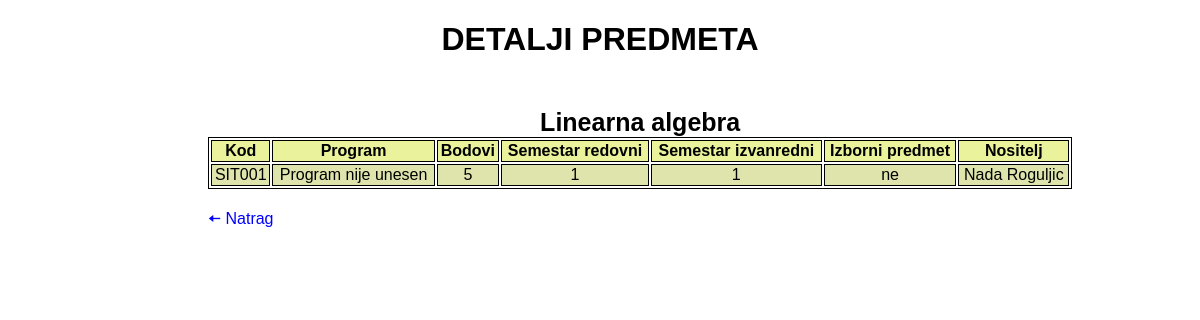
Screenshot of /details/40 (signed in) with the database file from the repository.
### app/models.py (models this page shows)
class Predmeti(models.Model):
  IZBORNI = (('da', 'DA'), ('ne', 'NE'))
  ime = models.CharField(max_length=30)
  kod = models.CharField(max_length=30)
  program = models.TextField()
  bodovi = models.IntegerField()
  sem_redovni = models.IntegerField()
  sem_izvanredni = models.IntegerField()
  izborni = models.CharField(max_length=30, choices=IZBORNI)

### app/decorators.py (the view)
    def wrap(*args, **kwargs):
        print(args[0].user)
        print(args[0].user.role.role)
        if args[0].user.role.role == 'admin':
            return function(*args, **kwargs)
        else:
          return redirect('login_user')

### app/views.py (called while the page is built)
@login_required
@admin_required
def detaljiPredmeta(request, predmet_id):
  predmet_by_id = Predmeti.objects.get(id = predmet_id)
  nositelj = Nositelj.objects.all().filter(predmeti = predmet_id).values()[0]
  user = User.objects.all()
  return render(request, 'detalji_predmeta.html', {'data':predmet_by_id, 'data2':nositelj, 'data3':user})

### app/templates/detalji_predmeta.html
{% extends 'base.html' %}
{% block detalji_predmeta %}
<h1>DETALJI PREDMETA</h1>
<table>
  <caption>{{data.ime}}</caption>
  <tr>
    <th>
      Kod
    </th>
    <th>
      Program
    </th>
    <th>
      Bodovi
    </th>
    <th>
      Semestar redovni
    </th>
    <th>
      Semestar izvanredni
    </th>
    <th>
      Izborni predmet
    </th>
    <th>
      Nositelj
    </th>
  </tr>
  <tr>
    <td>
      {{data.kod}}
    </td>
    <td>
      {{data.program}}
    </td>
    <td>
      {{data.bodovi}}
    </td>
    <td>
      {{data.sem_redovni}}
    </td>
    <td>
      {{data.sem_izvanredni}}
    </td>
    <td>
      {{data.izborni}}
    </td>
    <td>
      {%for user in data3%}
        {%if user.id == data2.nositelj_id%}
          {{user.first_name}} {{user.last_name}}
        {%endif%}
      {%endfor%}
    </td>
  </tr>
</table><br>
<a class="link_uredi" href="{%url 'pregled_predmeta' %}">&#129060; Natrag</a>
{% endblock %}

### app/templates/base.html (style rules this page uses)
* { box-sizing: border-box; font-family: sans-serif; }
h1 { text-align: center; margin-bottom: 50px; }
table,th,td { border:1px solid black; }
th { background-color: rgb(234, 243, 155); }
td { background-color: rgb(222, 228, 171); }
table { width:73%; margin-left:200px; margin-right:200px; }
caption { font-size: 25px; font-weight: bold; }
th, td { text-align: center; }
a { text-decoration: none; color:blue; margin-left:10px; }
.link_uredi { margin-left: 200px; }

### rows the page displays
Predmeti: ime "Linearna algebra", kod "SIT001", program "Program nije unesen", bodovi "5", sem_redovni "1", sem_izvanredni "1", izborni "ne"

### other values shown
{{ user.first_name }} "Nada"
{{ user.last_name }} "Roguljic"
